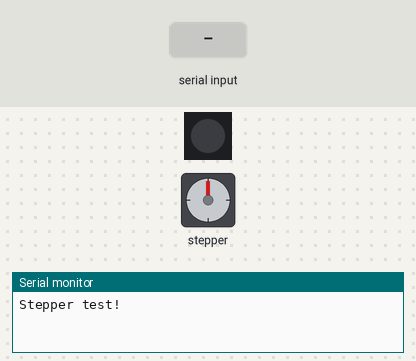
A sketch run on a simulated Arduino Uno, built with avr-gcc and run on an emulated ATmega328P. Parts: 1 RGB LEDs in strip order, left to right, stepper motor, the last lines printed to the serial monitor. The test bench sets the inputs (shaded band). Dim RGB values are drawn brighter than linear; stepper angles assume 200 steps per turn.

Above: at 1.2 s.
1.3 s: "1" received over Serial
At 1.75 s:
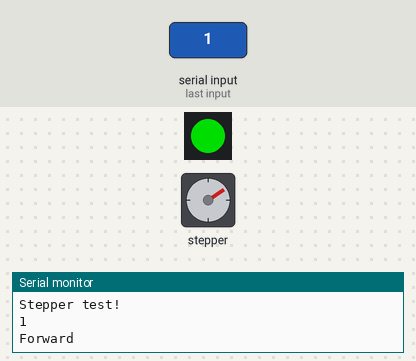
At 3.6 s:
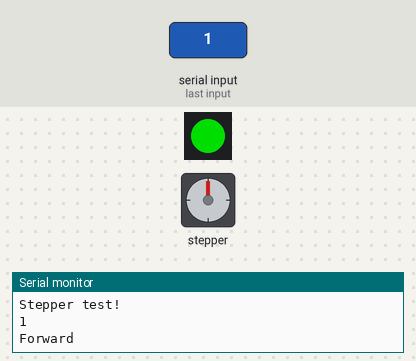
4.3 s: "2" received over Serial
At 7.1 s:
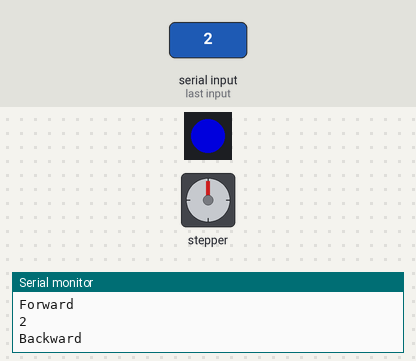
Timing chart, 0 to 8.6 s (numbered marks = the images above; inputs shaded):
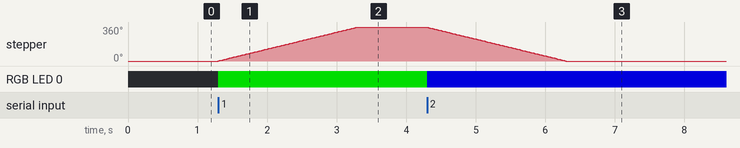

The sketch:

Stepper.ino
```cpp
#include <Adafruit_NeoPixel.h>

#include <Stepper.h>


#define STEPS_PER_REV     200


// Create the Neopixel indicator
Adafruit_NeoPixel neoIndicator( 1, 0, NEO_GRB + NEO_KHZ800);

// Create the steppers
Stepper stepperPlate( STEPS_PER_REV, 15, 33, 27, 12 );
Stepper stepperArm( STEPS_PER_REV, 22, 20, 14, 32 );

int stepCount = 0;  // number of steps the motor has taken


void setup()
{
  Serial.begin(115200);
  Serial.println("Stepper test!");

  neoIndicator.begin();
  stepperPlate.setSpeed(30);
  stepperArm.setSpeed(30);
}


void loop()
{
  if (Serial.available() > 0) {
    String receivedString = "";
    while (Serial.available() > 0) {
      receivedString += char(Serial.read ());
    }
    Serial.println(receivedString);
    if(receivedString == "1") {
      neoIndicator.setPixelColor(0, neoIndicator.Color(0, 150, 0));
      neoIndicator.show();
      Serial.println( "Forward" );
      stepperPlate.step( STEPS_PER_REV );
    }
    else if (receivedString == "2") {
      neoIndicator.setPixelColor(0, neoIndicator.Color(0, 0, 150));
      neoIndicator.show();
      Serial.println( "Backward" );
      stepperPlate.step( -STEPS_PER_REV );
    }
  }
}
```

Measured:
- after the input at 1.3 s, stepper: turns 360° clockwise in 2.0 s, starting at once; RGB LED 0: off → RGB(0, 150, 0) at once
- after the input at 4.3 s, stepper: turns 360° counter-clockwise in 2.0 s, starting at once; RGB LED 0: RGB(0, 150, 0) → RGB(0, 0, 150) at once
